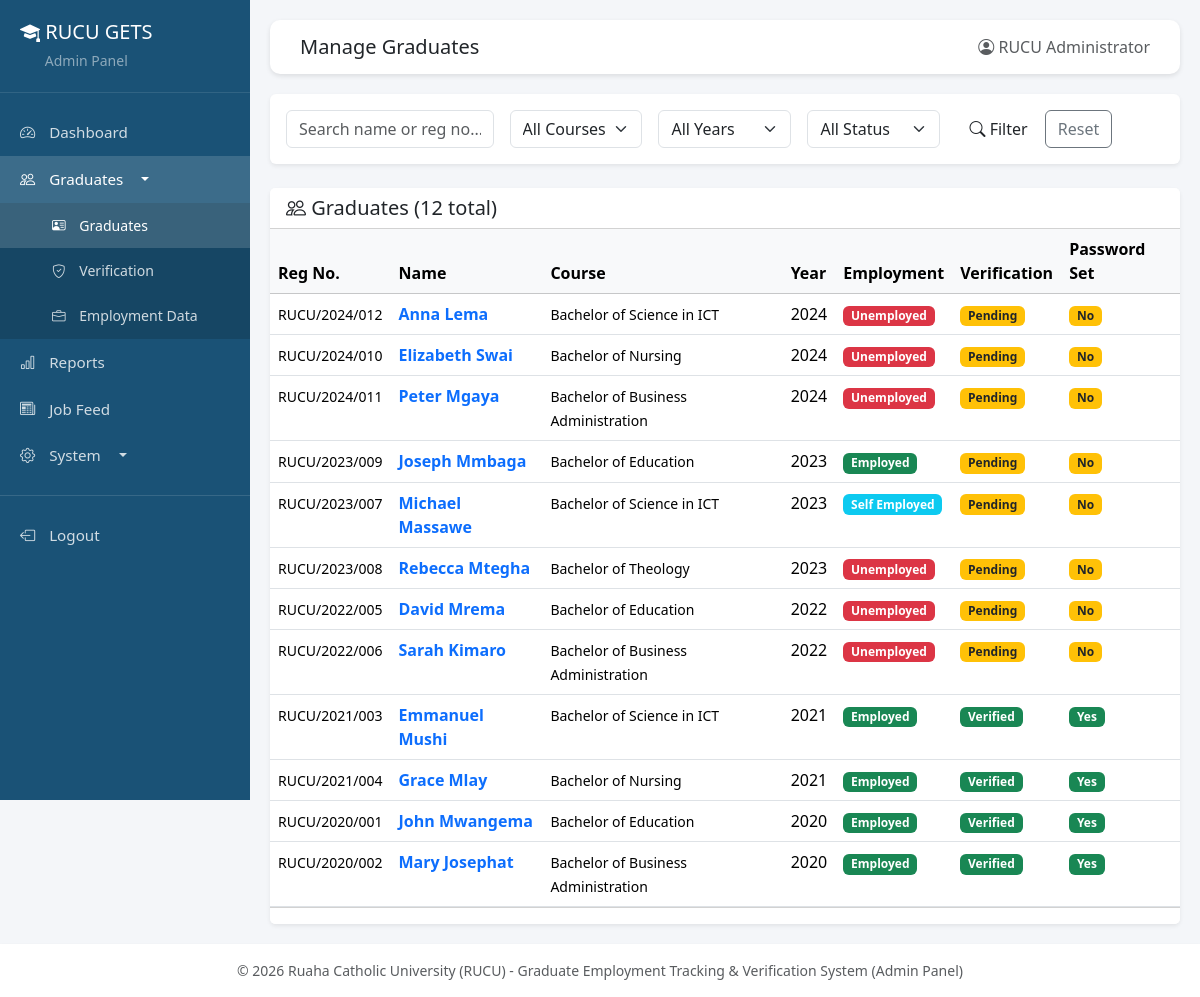
The app's page /admin/graduates.php (signed in) with its own data.
### tables this page shows
CREATE TABLE IF NOT EXISTS graduates (
    id INT AUTO_INCREMENT PRIMARY KEY,
    reg_number VARCHAR(50) UNIQUE NOT NULL,
    full_name VARCHAR(200) NOT NULL,
    email VARCHAR(150),
    phone VARCHAR(20),
    course VARCHAR(150) NOT NULL,
    graduation_year INT NOT NULL,
    form4_index_number VARCHAR(50) NOT NULL,
    password VARCHAR(255) DEFAULT NULL,
    password_expiry_date DATETIME DEFAULT NULL,
    first_login TINYINT(1) DEFAULT 1,
    profile_image VARCHAR(255) DEFAULT NULL,
    created_at TIMESTAMP DEFAULT CURRENT_TIMESTAMP,
    updated_at TIMESTAMP DEFAULT CURRENT_TIMESTAMP ON UPDATE CURRENT_TIMESTAMP,
    INDEX idx_reg_number (reg_number),
    INDEX idx_graduation_year (graduation_year),
    INDEX idx_course (course)
);

### admin/graduates.php (the view, shortened to what this page needs)
<?php
$pageTitle = 'Manage Graduates';
require_once __DIR__ . '/../includes/admin_header.php';
$db = getDB();
$search = $_GET['search'] ?? '';
$page = max(1, intval($_GET['page'] ?? 1));
$offset = ($page - 1) * RECORDS_PER_PAGE;
$where = [];
$params = [];
$whereSQL = $where ? 'WHERE ' . implode(' AND ', $where) : '';
$countQuery = "SELECT COUNT(*) FROM graduates g LEFT JOIN employment_details ed ON g.id = ed.graduate_id LEFT JOIN verification_logs vl ON g.id = vl.graduate_id {$whereSQL}";
$stmt = $db->prepare($countQuery);
$stmt->execute($params);
$total = $stmt->fetchColumn();
$query = "SELECT g.*, ed.employment_status, vl.verification_status as verified_status
          FROM graduates g
          LEFT JOIN employment_details ed ON g.id = ed.graduate_id
          LEFT JOIN (SELECT graduate_id, verification_status, date_checked FROM verification_logs ORDER BY date_checked DESC) vl ON g.id = vl.graduate_id
          {$whereSQL}
          GROUP BY g.id
          ORDER BY g.graduation_year DESC, g.full_name ASC
          LIMIT " . RECORDS_PER_PAGE . " OFFSET {$offset}";
$stmt = $db->prepare($query);
$stmt->execute($params);
$graduates = $stmt->fetchAll();
?>
<div class="card shadow-sm border-0 mb-4">
    <div class="card-body">
        <form method="GET" class="row g-3">
            <div class="col-md-3">
                <input type="text" name="search" class="form-control" placeholder="Search name or reg no..." value="<?= htmlspecialchars($search) ?>">
            </div>
            <div class="col-md-2">
                <select name="course" class="form-select">
                    <option value="">All Courses</option>
                </select>
            </div>
            <div class="col-md-2">
                <select name="year" class="form-select">
                    <option value="">All Years</option>
                </select>
            </div>
            <div class="col-md-2">
                <select name="status" class="form-select">
                    <option value="">All Status</option>
                </select>
            </div>
            <div class="col-md-3">
                <button type="submit" class="btn btn-rucu"><i class="bi bi-search"></i> Filter</button>
                <a href="graduates.php" class="btn btn-outline-secondary">Reset</a>
            </div>
        </form>
    </div>
</div>
<div class="card shadow-sm border-0">
    <div class="card-header bg-white d-flex justify-content-between align-items-center">
        <h5 class="mb-0"><i class="bi bi-people"></i> Graduates (<?= $total ?> total)</h5>
    </div>
    <div class="card-body p-0">
        <div class="table-responsive">
            <table class="table table-hover mb-0">
                <thead class="table-light">
                    <tr>
                        <th>Reg No.</th>
                        <th>Name</th>
                        <th>Course</th>
                        <th>Year</th>
                        <th>Employment</th>
                        <th>Verification</th>
                        <th>Password Set</th>
                    </tr>
                </thead>
                <tbody>
                    <?php foreach ($graduates as $g): ?>
                    <tr>
                        <td><small><?= htmlspecialchars($g['reg_number']) ?></small></td>
                        <td><a href="#" class="text-decoration-none fw-semibold graduate-link" data-id="<?= $g['id'] ?>"><?= htmlspecialchars($g['full_name']) ?></a></td>
                        <td><small><?= htmlspecialchars($g['course']) ?></small></td>
                        <td><?= $g['graduation_year'] ?></td>
                        <td><?= getEmploymentBadge($g['employment_status'] ?? 'unemployed') ?></td>
                        <td><?= getVerificationBadge($g['verified_status'] ?? 'pending') ?></td>
                        <td><?= $g['password'] ? '<span class="badge bg-success">Yes</span>' : '<span class="badge bg-warning text-dark">No</span>' ?></td>
                    </tr>
                    <?php endforeach; ?>
                </tbody>
            </table>
        </div>
    </div>
    <div class="card-footer bg-white">
    </div>
</div>
<?php require_once __DIR__ . '/../includes/admin_footer.php'; ?>

### includes/admin_header.php (shortened to what this page needs)
<?php
require_once __DIR__ . '/../includes/helpers.php';
$current_page = basename($_SERVER['PHP_SELF']);
$graduates_active = in_array($current_page, ['graduates.php', 'verification.php', 'employment.php']);
$system_active = in_array($current_page, ['sims_sync.php', 'manage_users.php', 'settings.php']);
?>
<!DOCTYPE html>
<html lang="en">
<head>
    <link href="https://cdn.jsdelivr.net/npm/bootstrap@5.3.2/dist/css/bootstrap.min.css" rel="stylesheet">
    <link href="https://cdn.jsdelivr.net/npm/bootstrap-icons@1.11.1/font/bootstrap-icons.css" rel="stylesheet">
</head>
<body>
<div class="sidebar" id="sidebar">
    <div class="brand d-flex justify-content-between align-items-center">
        <div>
            <h5 class="mb-1"><i class="bi bi-mortarboard-fill"></i> RUCU GETS</h5>
            <small class="text-white-50">Admin Panel</small>
        </div>
    </div>
    <nav class="nav flex-column mt-3">
        <a class="nav-link <?= $current_page == 'dashboard.php' ? 'active' : '' ?>" href="dashboard.php"><i class="bi bi-speedometer2"></i> Dashboard</a>
        <a class="nav-link dropdown-toggle <?= $graduates_active ? 'active' : '' ?>" onclick="toggleDropdown(this)">
            <i class="bi bi-people"></i> Graduates <i class="bi bi-dropdown-icon"></i>
        </a>
        <div class="nav-dropdown <?= $graduates_active ? 'show' : '' ?>">
            <a class="nav-link <?= $current_page == 'graduates.php' ? 'active' : '' ?>" href="graduates.php"><i class="bi bi-person-vcard"></i> Graduates</a>
            <a class="nav-link <?= $current_page == 'verification.php' ? 'active' : '' ?>" href="verification.php"><i class="bi bi-shield-check"></i> Verification</a>
            <a class="nav-link <?= $current_page == 'employment.php' ? 'active' : '' ?>" href="employment.php"><i class="bi bi-briefcase"></i> Employment Data</a>
        </div>
        <a class="nav-link <?= $current_page == 'reports.php' ? 'active' : '' ?>" href="reports.php"><i class="bi bi-bar-chart"></i> Reports</a>
        <a class="nav-link <?= $current_page == 'jobs.php' ? 'active' : '' ?>" href="jobs.php"><i class="bi bi-newspaper"></i> Job Feed</a>
        <a class="nav-link dropdown-toggle <?= $system_active ? 'active' : '' ?>" onclick="toggleDropdown(this)">
            <i class="bi bi-gear"></i> System <i class="bi bi-dropdown-icon"></i>
        </a>
        <hr class="text-white-50">
        <a class="nav-link" href="../logout.php"><i class="bi bi-box-arrow-left"></i> Logout</a>
    </nav>
</div>
<div class="main-content">
    <div class="topbar d-flex justify-content-between align-items-center">
        <div class="d-flex align-items-center gap-2">
            <h5 class="mb-0"><?= $pageTitle ?? 'Dashboard' ?></h5>
        </div>
        <div class="d-flex align-items-center gap-3">
            <span class="text-muted"><i class="bi bi-person-circle"></i> <?= $_SESSION['admin_name'] ?? 'Admin' ?></span>
        </div>
    </div>
    <div class="container-fluid px-0">

### includes/helpers.php (shortened to what this page needs)
<?php
function getVerificationBadge($status) {
    return match($status) {
        'verified' => '<span class="badge bg-success">Verified</span>',
        'not_verified' => '<span class="badge bg-danger">Not Verified</span>',
        'pending' => '<span class="badge bg-warning text-dark">Pending</span>',
        default => '<span class="badge bg-secondary">Unknown</span>'
    };
}
function getEmploymentBadge($status) {
    return match($status) {
        'employed' => '<span class="badge bg-success">Employed</span>',
        'self_employed' => '<span class="badge bg-info">Self Employed</span>',
        'unemployed' => '<span class="badge bg-danger">Unemployed</span>',
        'further_studies' => '<span class="badge bg-primary">Further Studies</span>',
        'seeking' => '<span class="badge bg-warning text-dark">Seeking</span>',
        default => '<span class="badge bg-secondary">Unknown</span>'
    };
}

### includes/admin_footer.php (shortened to what this page needs)
</div>
</div>
<footer class="bg-white text-center py-3 shadow-sm mt-auto">
    <div class="container-fluid px-3">
        <p class="mb-0 text-muted small">&copy; <?= date('Y') ?> Ruaha Catholic University (RUCU) - Graduate Employment Tracking & Verification System (Admin Panel)</p>
    </div>
</footer>
</body>
</html>

### includes/admin_header.php (style rules this page uses)
:root { --rucu-primary: #1a5276; --rucu-secondary: #2ecc71; --rucu-accent: #f39c12; }
body { background-color: #f4f6f9; }
.sidebar { min-height: 100vh; width: 250px; position: fixed; top: 0; left: 0; background: var(--rucu-primary); color: #fff; z-index: 1040; transition: transform 0.3s ease; }
.sidebar .brand { padding: 20px; text-align: center; border-bottom: 1px solid rgba(255,255,255,0.1); }
.sidebar .nav-link { color: rgba(255,255,255,0.8); padding: 12px 20px; border-radius: 0; font-size: 0.95rem; }
.sidebar .nav-link:hover, .sidebar .nav-link.active { color: #fff; background: rgba(255,255,255,0.15); }
.sidebar .nav-link i { margin-right: 10px; width: 20px; text-align: center; }
.sidebar .dropdown-toggle { cursor: pointer; }
.sidebar .nav-dropdown { overflow: hidden; max-height: 0; transition: max-height 0.35s ease; background: rgba(0,0,0,0.15); }
.sidebar .nav-dropdown.show { max-height: 500px; }
.sidebar .nav-dropdown .nav-link { padding-left: 52px; font-size: 0.88rem; }
.sidebar .nav-dropdown .nav-link i { margin-right: 10px; width: 18px; text-align: center; font-size: 0.85rem; }
.main-content { margin-left: 250px; padding: 20px; min-height: 100vh; transition: margin-left 0.3s ease; display: flex; flex-direction: column; }
.topbar { background: #fff; box-shadow: 0 2px 5px rgba(0,0,0,0.1); padding: 15px 30px; margin-bottom: 20px; border-radius: 10px; }

### records on screen
graduates: reg_number "RUCU/2024/012", full_name "Anna Lema", course "Bachelor of Science in ICT", graduation_year "2024", shows "No"
graduates: reg_number "RUCU/2024/010", full_name "Elizabeth Swai", course "Bachelor of Nursing", graduation_year "2024", shows "No"
graduates: reg_number "RUCU/2024/011", full_name "Peter Mgaya", course "Bachelor of Business Administration", graduation_year "2024", shows "No"
graduates: reg_number "RUCU/2023/009", full_name "Joseph Mmbaga", course "Bachelor of Education", graduation_year "2023", status "Employed", shows "No"
graduates: reg_number "RUCU/2023/007", full_name "Michael Massawe", course "Bachelor of Science in ICT", graduation_year "2023", status "Self Employed", status "Pending", shows "No"
graduates: reg_number "RUCU/2023/008", full_name "Rebecca Mtegha", course "Bachelor of Theology", graduation_year "2023", shows "No"
graduates: reg_number "RUCU/2022/005", full_name "David Mrema", course "Bachelor of Education", graduation_year "2022", shows "No"
graduates: reg_number "RUCU/2022/006", full_name "Sarah Kimaro", course "Bachelor of Business Administration", graduation_year "2022", shows "No"
graduates: reg_number "RUCU/2021/003", full_name "Emmanuel Mushi", course "Bachelor of Science in ICT", graduation_year "2021", status "Employed", status "Verified", shows "Yes"
graduates: reg_number "RUCU/2021/004", full_name "Grace Mlay", course "Bachelor of Nursing", graduation_year "2021", status "Employed", status "Verified", shows "Yes"
graduates: reg_number "RUCU/2020/001", full_name "John Mwangema", course "Bachelor of Education", graduation_year "2020", status "Employed", status "Verified", shows "Yes"
graduates: reg_number "RUCU/2020/002", full_name "Mary Josephat", course "Bachelor of Business Administration", graduation_year "2020", status "Employed", status "Verified", shows "Yes"

### other values on screen
$pageTitle "Manage Graduates"
$_SESSION['admin_name'] "RUCU Administrator"
$total "12"
